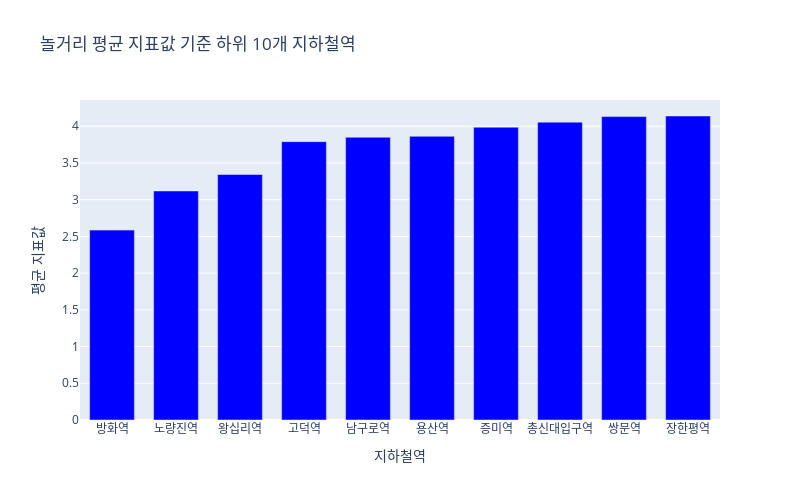

The notebook cell this image was saved under:
### Code cell
# value 오름차순 정렬 (작은 값이 먼저 오게)
station_avg_indicator_sorted = station_indicator_avg.sort_values(by='indicator', ascending=True)

# 하위 10개만 추출
indicator_bottom10 = station_avg_indicator_sorted.head(10)

# 그래프 그리기
fig = px.bar(
    indicator_bottom10,
    x='station',
    y='indicator',
    title='놀거리 평균 지표값 기준 하위 10개 지하철역',
    color_discrete_sequence=['blue']
)

fig.update_layout(
    width=800,
    height=500,
    bargap=0.3,
    xaxis_title='지하철역',
    yaxis_title='평균 지표값'
)

fig.show()

### Figure 1 — Plotly figure (JSON) as saved in the notebook; plotly's stock layout.template omitted (floating-point values rounded to 4 significant figures)
{"data": [{"hovertemplate": "station=%{x}<br>indicator=%{y}<extra></extra>", "legendgroup": "", "marker": {"color": "blue", "pattern": {"shape": ""}}, "name": "", "orientation": "v", "showlegend": false, "textposition": "auto", "type": "bar", "x": ["방화역", "노량진역", "왕십리역", "고덕역", "남구로역", "용산역", "증미역", "총신대입구역", "쌍문역", "장한평역"], "xaxis": "x", "y": [2.585, 3.118, 3.343, 3.79, 3.85, 3.863, 3.987, 4.055, 4.131, 4.139], "yaxis": "y"}], "layout": {"bargap": 0.3, "barmode": "relative", "height": 500, "legend": {"tracegroupgap": 0}, "title": {"text": "놀거리 평균 지표값 기준 하위 10개 지하철역"}, "width": 800, "xaxis": {"anchor": "y", "domain": [0, 1], "title": {"text": "지하철역"}}, "yaxis": {"anchor": "x", "domain": [0, 1], "title": {"text": "평균 지표값"}}}}
